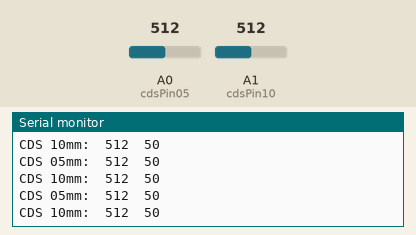
A sketch run on a simulated Arduino Uno, built with avr-gcc and run on an emulated ATmega328P. On the bench: the last lines printed to the serial monitor. The inputs (shaded band) are chosen by the test bench; at power-on: A0 (cdsPin05) = 512, A1 (cdsPin10) = 512.

Above: at 1.2 s.
1.3 s: A0 (cdsPin05) set to 105
At 1.8 s:
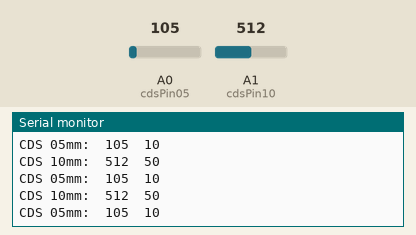
4.3 s: A0 (cdsPin05) set to 89
At 5.1 s:
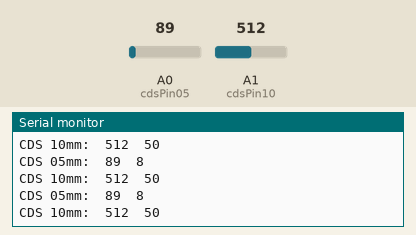
5.8 s: A1 (cdsPin10) set to 992
At 6.3 s:
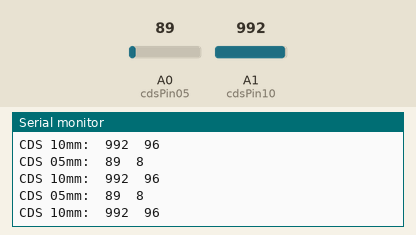
7.3 s: A1 (cdsPin10) set to 1010
At 7.8 s:
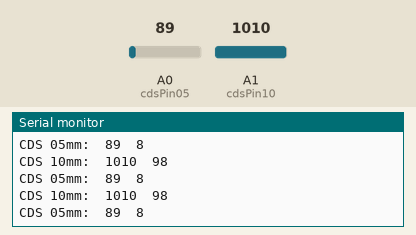
Timing chart, 0 to 9.8 s (numbered marks = the images above; inputs shaded):
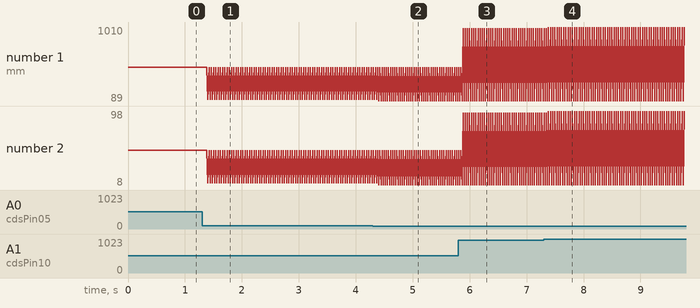

The sketch:

CDS.ino
```cpp
#include <SoftwareSerial.h>

// LDR (Light)------------------------------------------------------------------
#define cdsPin10  1      //analog pin 1
#define cdsPin05  0
int light10 = 0;
int light05 = 0;
int a;
int b;

void setup() {
  // put your setup code here, to run once:
  Serial.begin(9600);
}

void loop() {
  // put your main code here, to run repeatedly:
  a = analogRead(cdsPin10);
  b = analogRead(cdsPin05);
  light10 = map(a, 0, 1023, 0, 100); //LDRDark:0  ==> light 100%
  light05 = map(b, 0, 1023, 0, 100); //LDRDark:0  ==> light 100%

  Serial.print("CDS 10mm:"); Serial.print("\t"); Serial.print(a); Serial.print("\t"); Serial.println(light10);
  Serial.print("CDS 05mm:"); Serial.print("\t"); Serial.print(b); Serial.print("\t"); Serial.println(light05);
  Serial.println("");
}
```

Measured:
- after the input at 1.3 s, the serial monitor: prints a new line after 0.10 s (image 1)
- after the input at 4.3 s, the serial monitor: prints a new line after 0.11 s (image 2)
- after the input at 5.8 s, the serial monitor: prints a new line after 0.08 s (image 3)
- after the input at 7.3 s, the serial monitor: prints a new line after 0.08 s (image 4)
- plotted number 1: 512 → 105 after the input at 1.3 s, 105 → 89 after the input at 4.3 s, 89 → 1010 after the input at 7.3 s
- plotted number 2: 10 → 8 after the input at 4.3 s, 8 → 98 after the input at 7.3 s
